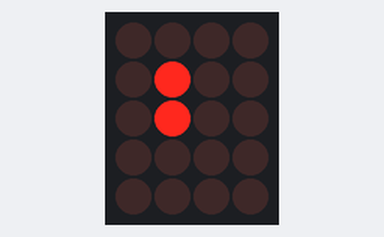
The sketch below on a simulated Arduino Uno, built with avr-gcc and run on an emulated ATmega328P. On the bench: 4×5 LED matrix. Wiring (inferred from the names in the program): charlieplexed LEDs: lines pin 2, pin 3, pin 4, pin 5, pin 6.

Above: at 1.0 s.
At 6.1 s:
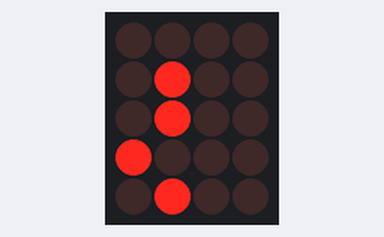
At 10.2 s:
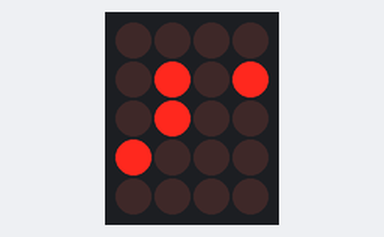
At 20.5 s:
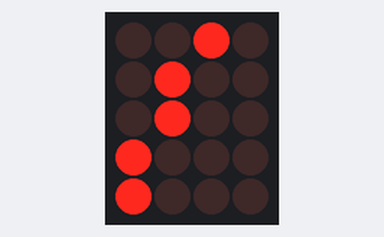
At 29.7 s:
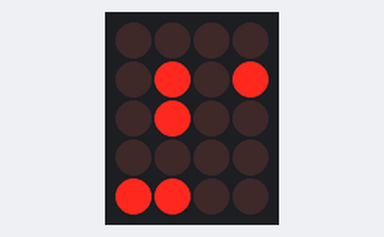
At 38.9 s:
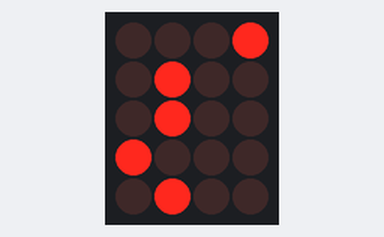

Measured:
- what the display in image 0 shows lasts 1.0 s, from 1.0 s to 2.0 s

The sketch:

BinaryClock.ino
```cpp
// (licence header left out)
#include <Arduino.h>

/**
 * Amount of LEDs.
 */
#define LED_AMOUNT 18

/**
 * Charlieplexing pin 1
 */
#define CHARLIE_1 2

/**
 * Charlieplexing pin 2
 */
#define CHARLIE_2 3

/**
 * Charlieplexing pin 3
 */
#define CHARLIE_3 4

/**
 * Charlieplexing pin 4
 */
#define CHARLIE_4 5

/**
 * Charlieplexing pin 5
 */
#define CHARLIE_5 6

/**
 * Milliseconds threshold to trigger a second increment.
 *
 * This value has been defined empirically and has to be tuned according to
 * the timing accuracy of the Arduino being used.
 *
 */
#define SECOND_THRESHOLD_MILLIS 1020

/**
 * Advance taken by the clock every hour, in milliseconds.
 *
 * This value has been defined empirically and has to be tuned according to
 * the timing accuracy of the Arduino being used.
 *
 */
#define ADVANCE_PER_HOUR_MILLIS 1600

/**
 * Microseconds delay during which each LED is turned on during time display.
 * Using POV and a refresh rate of at least 25Hz of the whole LED matrix,
 * a complete image can be displayed without flickering.
 * Here, each of the 18 LED is lit for 0.5ms every 9ms, for a refresh rate of 110 Hz.
 */
#define LED_ON_DELAY_MICROS 500

/**
 * Milliseconds delay during which each LED is turned on during powerOn-test.
 */
#define SELF_TEST_LED_ON_DELAY_MILLIS 50

/**
 * Hours, with initial value.
 */
unsigned char hours = 12;

/**
 * Minutes, with initial value.
 */
unsigned char minutes = 0;

/**
 * Seconds, with initial value.
 */
unsigned char seconds = 0;

/**
 * 18 bits time mask (0b000000hhhhhhmmmmmmssssss) used to refresh the LED matrix.
 */
unsigned long timeMask = 0;

/**
 * Relative time of start of the last second (used to trigger second increment)
 */
unsigned long startOfSecondMillis;

/**
 * Relative time of end of second (used to trigger second increment)
 */
unsigned long endOfSecondMillis;

/**
 * Charlieplexing pins / LED table.
 * row 0 represents hours MSB (upper left LED)
 * row 17 represents seconds LSB (lower right LED)
 * current flows across each LED from pin in column 1 (HIGH) to pin in column 0 (LOW)
 */
unsigned int ledPins[LED_AMOUNT][2] =
  {
    { CHARLIE_1, CHARLIE_2 },   // LED1 (hours MSB)
    { CHARLIE_2, CHARLIE_1 },   // LED2
    { CHARLIE_2, CHARLIE_3 },   // LED3
    { CHARLIE_3, CHARLIE_2 },   // LED4
    { CHARLIE_1, CHARLIE_3 },   // LED5
    { CHARLIE_3, CHARLIE_1 },   // LED6 (hours LSB)
    { CHARLIE_3, CHARLIE_4 },   // LED7 (minutes MSB)
    { CHARLIE_4, CHARLIE_3 },   // LED8
    { CHARLIE_4, CHARLIE_5 },   // LED9
    { CHARLIE_5, CHARLIE_4 },   // LED10
    { CHARLIE_3, CHARLIE_5 },   // LED11
    { CHARLIE_5, CHARLIE_3 },   // LED12 (minutes LSB)
    { CHARLIE_1, CHARLIE_5 },   // LED13 (seconds MSB)
    { CHARLIE_5, CHARLIE_1 },   // LED14
    { CHARLIE_2, CHARLIE_5 },   // LED15
    { CHARLIE_5, CHARLIE_2 },   // LED16
    { CHARLIE_1, CHARLIE_4 },   // LED17
    { CHARLIE_4, CHARLIE_1 } }; // LED18 (seconds LSB)

/**
 * Resets (turns off) LED matrix.
 * (setting all charlieplexing pins to INPUT causes LED matrix to be entirely off)
 */
void
resetAllLEDs()
{
  pinMode(CHARLIE_1, INPUT);
  pinMode(CHARLIE_2, INPUT);
  pinMode(CHARLIE_3, INPUT);
  pinMode(CHARLIE_4, INPUT);
  pinMode(CHARLIE_5, INPUT);
}

/**
 * Turns on a single LED.
 * @param led the number of the LED to turn on (in [1, LED_AMOUNT])
 */
void turnOnLED(unsigned char led)
{
  if (led >= LED_AMOUNT)
    return;
  pinMode(ledPins[led][0], OUTPUT);
  digitalWrite(ledPins[led][0], HIGH);
  pinMode(ledPins[led][1], OUTPUT);
  digitalWrite(ledPins[led][1], LOW);
}

/**
 * Displays time on the LED matrix.
 */
void
displayTime()
{
  /* displays each bit using time mask */
  for (int i = 0; i < LED_AMOUNT; i++)
  {
    if (bitRead(timeMask,(LED_AMOUNT-1)-i))
    {
      turnOnLED(i);
    }
    delayMicroseconds(LED_ON_DELAY_MICROS);
    resetAllLEDs();
  }
}

/**
 * Increments hours, with modulus.
 */
void
incrementHours()
{
  delay(ADVANCE_PER_HOUR_MILLIS);

  hours ++;

  if (hours == 24)
  {
     hours = 0;
  }
}

/**
 * Increments minutes, with modulus and hours propagation.
 */
void
incrementMinutes()
{
  minutes++;

  if (minutes == 60)
  {
    minutes = 0;
    incrementHours();
  }
}

/**
 * Increments seconds, with modulus and minutes propagation.
 */
void
incrementSeconds()
{
  seconds++;

  if (seconds == 60)
  {
    seconds = 0;
    incrementMinutes();
  }
}

/**
 * Updates time mask when time changes.
 */
void
updateTimeMask()
{
  timeMask = seconds + (((unsigned long) minutes) << 6)
      + (((unsigned long) hours) << 12);
}

/**
 * Displays time for one second, then increments seconds.
 */
void
displayNextSecond()
{
 while (1)
 {
    displayTime();
    endOfSecondMillis = millis();
    if (((endOfSecondMillis-startOfSecondMillis) > SECOND_THRESHOLD_MILLIS)||(startOfSecondMillis > endOfSecondMillis))
    {
      incrementSeconds();
      updateTimeMask();
      startOfSecondMillis = endOfSecondMillis;
      break;
    }
 }
}

/**
 * Sequentially making each LED blinking to detect defective ones
 */
void
powerOnLEDsTest()
{
  for (int i = 0; i < LED_AMOUNT; i++)
  {
    resetAllLEDs();
    turnOnLED(i);
    delay(SELF_TEST_LED_ON_DELAY_MILLIS);
  }
}

/**
 * Arduino's setup function, called once at startup, after reset.
 */
void
setup()
{
  powerOnLEDsTest();
  resetAllLEDs();

  updateTimeMask();
  startOfSecondMillis = millis();
}

/**
 * Arduino's loop function, called in loop (incredible, isn't it ?)
 */
void
loop()
{
  displayNextSecond();
}
```

main.cpp
```cpp
// (licence header left out)
#include <Arduino.h>

/**
 * Amount of LEDs.
 */
#define LED_AMOUNT 18

/**
 * Charlieplexing pin 1
 */
#define CHARLIE_1 2

/**
 * Charlieplexing pin 2
 */
#define CHARLIE_2 3

/**
 * Charlieplexing pin 3
 */
#define CHARLIE_3 4

/**
 * Charlieplexing pin 4
 */
#define CHARLIE_4 5

/**
 * Charlieplexing pin 5
 */
#define CHARLIE_5 6

/**
 * Milliseconds threshold to trigger a second increment.
 *
 * This value has been defined empirically and has to be tuned according to
 * the timing accuracy of the Arduino being used.
 *
 */
#define SECOND_THRESHOLD_MILLIS 1020

/**
 * Advance taken by the clock every hour, in milliseconds.
 *
 * This value has been defined empirically and has to be tuned according to
 * the timing accuracy of the Arduino being used.
 *
 */
#define ADVANCE_PER_HOUR_MILLIS 1600

/**
 * Microseconds delay during which each LED is turned on during time display.
 * Using POV and a refresh rate of at least 25Hz of the whole LED matrix,
 * a complete image can be displayed without flickering.
 * Here, each of the 18 LED is lit for 0.5ms every 9ms, for a refresh rate of 110 Hz.
 */
#define LED_ON_DELAY_MICROS 500

/**
 * Milliseconds delay during which each LED is turned on during powerOn-test.
 */
#define SELF_TEST_LED_ON_DELAY_MILLIS 50

/**
 * Hours, with initial value.
 */
unsigned char hours = 12;

/**
 * Minutes, with initial value.
 */
unsigned char minutes = 0;

/**
 * Seconds, with initial value.
 */
unsigned char seconds = 0;

/**
 * 18 bits time mask (0b000000hhhhhhmmmmmmssssss) used to refresh the LED matrix.
 */
unsigned long timeMask = 0;

/**
 * Relative time of start of the last second (used to trigger second increment)
 */
unsigned long startOfSecondMillis;

/**
 * Relative time of end of second (used to trigger second increment)
 */
unsigned long endOfSecondMillis;

/**
 * Charlieplexing pins / LED table.
 * row 0 represents hours MSB (upper left LED)
 * row 17 represents seconds LSB (lower right LED)
 * current flows across each LED from pin in column 1 (HIGH) to pin in column 0 (LOW)
 */
unsigned int ledPins[LED_AMOUNT][2] =
  {
    { CHARLIE_1, CHARLIE_2 },   // LED1 (hours MSB)
    { CHARLIE_2, CHARLIE_1 },   // LED2
    { CHARLIE_2, CHARLIE_3 },   // LED3
    { CHARLIE_3, CHARLIE_2 },   // LED4
    { CHARLIE_1, CHARLIE_3 },   // LED5
    { CHARLIE_3, CHARLIE_1 },   // LED6 (hours LSB)
    { CHARLIE_3, CHARLIE_4 },   // LED7 (minutes MSB)
    { CHARLIE_4, CHARLIE_3 },   // LED8
    { CHARLIE_4, CHARLIE_5 },   // LED9
    { CHARLIE_5, CHARLIE_4 },   // LED10
    { CHARLIE_3, CHARLIE_5 },   // LED11
    { CHARLIE_5, CHARLIE_3 },   // LED12 (minutes LSB)
    { CHARLIE_1, CHARLIE_5 },   // LED13 (seconds MSB)
    { CHARLIE_5, CHARLIE_1 },   // LED14
    { CHARLIE_2, CHARLIE_5 },   // LED15
    { CHARLIE_5, CHARLIE_2 },   // LED16
    { CHARLIE_1, CHARLIE_4 },   // LED17
    { CHARLIE_4, CHARLIE_1 } }; // LED18 (seconds LSB)

/**
 * Resets (turns off) LED matrix.
 * (setting all charlieplexing pins to INPUT causes LED matrix to be entirely off)
 */
void
resetAllLEDs()
{
  pinMode(CHARLIE_1, INPUT);
  pinMode(CHARLIE_2, INPUT);
  pinMode(CHARLIE_3, INPUT);
  pinMode(CHARLIE_4, INPUT);
  pinMode(CHARLIE_5, INPUT);
}

/**
 * Turns on a single LED.
 * @param led the number of the LED to turn on (in [1, LED_AMOUNT])
 */
void turnOnLED(unsigned char led)
{
  if (led >= LED_AMOUNT)
    return;
  pinMode(ledPins[led][0], OUTPUT);
  digitalWrite(ledPins[led][0], HIGH);
  pinMode(ledPins[led][1], OUTPUT);
  digitalWrite(ledPins[led][1], LOW);
}

/**
 * Displays time on the LED matrix.
 */
void
displayTime()
{
  /* displays each bit using time mask */
  for (int i = 0; i < LED_AMOUNT; i++)
  {
    if (bitRead(timeMask,(LED_AMOUNT-1)-i))
    {
      turnOnLED(i);
    }
    delayMicroseconds(LED_ON_DELAY_MICROS);
    resetAllLEDs();
  }
}

/**
 * Increments hours, with modulus.
 */
void
incrementHours()
{
  delay(ADVANCE_PER_HOUR_MILLIS);

  hours ++;

  if (hours == 24)
  {
     hours = 0;
  }
}

/**
 * Increments minutes, with modulus and hours propagation.
 */
void
incrementMinutes()
{
  minutes++;

  if (minutes == 60)
  {
    minutes = 0;
    incrementHours();
  }
}

/**
 * Increments seconds, with modulus and minutes propagation.
 */
void
incrementSeconds()
{
  seconds++;

  if (seconds == 60)
  {
    seconds = 0;
    incrementMinutes();
  }
}

/**
 * Updates time mask when time changes.
 */
void
updateTimeMask()
{
  timeMask = seconds + (((unsigned long) minutes) << 6)
      + (((unsigned long) hours) << 12);
}

/**
 * Displays time for one second, then increments seconds.
 */
void
displayNextSecond()
{
 while (1)
 {
    displayTime();
    endOfSecondMillis = millis();
    if (((endOfSecondMillis-startOfSecondMillis) > SECOND_THRESHOLD_MILLIS)||(startOfSecondMillis > endOfSecondMillis))
    {
      incrementSeconds();
      updateTimeMask();
      startOfSecondMillis = endOfSecondMillis;
      break;
    }
 }
}

/**
 * Sequentially making each LED blinking to detect defective ones
 */
void
powerOnLEDsTest()
{
  for (int i = 0; i < LED_AMOUNT; i++)
  {
    resetAllLEDs();
    turnOnLED(i);
    delay(SELF_TEST_LED_ON_DELAY_MILLIS);
  }
}

/**
 * Arduino's setup function, called once at startup, after reset.
 */
void
setup()
{
  powerOnLEDsTest();
  resetAllLEDs();

  updateTimeMask();
  startOfSecondMillis = millis();
}

/**
 * Arduino's loop function, called in loop (incredible, isn't it ?)
 */
void
loop()
{
  displayNextSecond();
}

/**
 * Application's main (what else to say?)
 * @return (never)
 */
int
main(void)
{
  init();

  setup();

  for (;;)
    loop();

  return 0;
}
```
